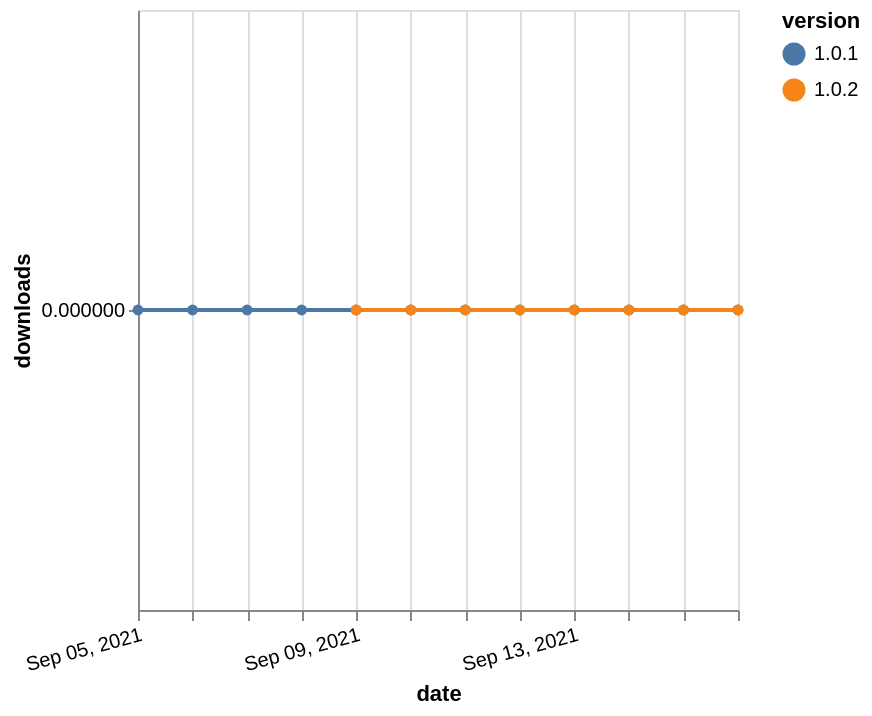

Source (Vega-Lite JSON):
### Vega-Lite specification from a JSON file in a GitHub repository (floating-point values rounded to 4 significant figures)
{"$schema": "https://vega.github.io/schema/vega-lite/v5.json", "description": "A simple bar chart with embedded data.", "data": {"values": [{"date": "2021-09-05", "total": 12, "delta": 0, "version": "1.0.1"}, {"date": "2021-09-06", "total": 15, "delta": 0, "version": "1.0.1"}, {"date": "2021-09-07", "total": 18, "delta": 0, "version": "1.0.1"}, {"date": "2021-09-08", "total": 20, "delta": 0, "version": "1.0.1"}, {"date": "2021-09-09", "total": 24, "delta": 0, "version": "1.0.1"}, {"date": "2021-09-10", "total": 26, "delta": 0, "version": "1.0.1"}, {"date": "2021-09-11", "total": 28, "delta": 0, "version": "1.0.1"}, {"date": "2021-09-12", "total": 30, "delta": 0, "version": "1.0.1"}, {"date": "2021-09-13", "total": 33, "delta": 0, "version": "1.0.1"}, {"date": "2021-09-14", "total": 35, "delta": 0, "version": "1.0.1"}, {"date": "2021-09-15", "total": 36, "delta": 0, "version": "1.0.1"}, {"date": "2021-09-16", "total": 37, "delta": 0, "version": "1.0.1"}, {"date": "2021-09-09", "total": 13, "delta": 0, "version": "1.0.2"}, {"date": "2021-09-10", "total": 16, "delta": 0, "version": "1.0.2"}, {"date": "2021-09-11", "total": 18, "delta": 0, "version": "1.0.2"}, {"date": "2021-09-12", "total": 21, "delta": 0, "version": "1.0.2"}, {"date": "2021-09-13", "total": 24, "delta": 0, "version": "1.0.2"}, {"date": "2021-09-14", "total": 27, "delta": 0, "version": "1.0.2"}, {"date": "2021-09-15", "total": 28, "delta": 0, "version": "1.0.2"}, {"date": "2021-09-16", "total": 29, "delta": 0, "version": "1.0.2"}]}, "width": "container", "mark": {"type": "line", "point": {"filled": true}}, "encoding": {"x": {"field": "date", "type": "temporal", "timeUnit": "yearmonthdate", "title": "date", "axis": {"labelAngle": -15}}, "y": {"field": "delta", "type": "quantitative", "title": "downloads"}, "color": {"field": "version", "type": "nominal"}, "tooltip": {"field": "delta"}}}
